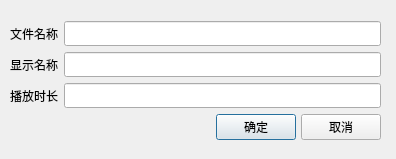
<?xml version="1.0" encoding="UTF-8"?>
<ui version="4.0">
 <class>CAddPlayDlg</class>
 <widget class="QDialog" name="CAddPlayDlg">
  <property name="geometry">
   <rect>
    <x>0</x>
    <y>0</y>
    <width>396</width>
    <height>159</height>
   </rect>
  </property>
  <property name="windowTitle">
   <string>Dialog</string>
  </property>
  <widget class="QWidget" name="mainWidget" native="true">
   <property name="geometry">
    <rect>
     <x>10</x>
     <y>10</y>
     <width>371</width>
     <height>141</height>
    </rect>
   </property>
   <layout class="QGridLayout" name="gridLayout">
    <item row="0" column="0">
     <layout class="QVBoxLayout" name="verticalLayout">
      <item>
       <layout class="QHBoxLayout" name="horizontalLayout_2">
        <property name="spacing">
         <number>6</number>
        </property>
        <item>
         <widget class="QLabel" name="fileNameLabel">
          <property name="text">
           <string>文件名称</string>
          </property>
         </widget>
        </item>
        <item>
         <widget class="QLineEdit" name="fileNameEdit">
          <property name="minimumSize">
           <size>
            <width>0</width>
            <height>25</height>
           </size>
          </property>
          <property name="maximumSize">
           <size>
            <width>16777215</width>
            <height>25</height>
           </size>
          </property>
         </widget>
        </item>
       </layout>
      </item>
      <item>
       <layout class="QHBoxLayout" name="horizontalLayout_3">
        <property name="spacing">
         <number>6</number>
        </property>
        <item>
         <widget class="QLabel" name="displayNameLabel">
          <property name="text">
           <string>显示名称</string>
          </property>
         </widget>
        </item>
        <item>
         <widget class="QLineEdit" name="displayNameEdit">
          <property name="minimumSize">
           <size>
            <width>0</width>
            <height>25</height>
           </size>
          </property>
          <property name="maximumSize">
           <size>
            <width>16777215</width>
            <height>25</height>
           </size>
          </property>
         </widget>
        </item>
       </layout>
      </item>
      <item>
       <layout class="QHBoxLayout" name="horizontalLayout_4">
        <item>
         <widget class="QLabel" name="playTimeLabel">
          <property name="text">
           <string>播放时长</string>
          </property>
         </widget>
        </item>
        <item>
         <widget class="QLineEdit" name="playTimeEdit">
          <property name="minimumSize">
           <size>
            <width>0</width>
            <height>25</height>
           </size>
          </property>
          <property name="maximumSize">
           <size>
            <width>16777215</width>
            <height>25</height>
           </size>
          </property>
         </widget>
        </item>
       </layout>
      </item>
      <item>
       <layout class="QHBoxLayout" name="horizontalLayout">
        <property name="spacing">
         <number>5</number>
        </property>
        <item>
         <spacer name="horizontalSpacer">
          <property name="orientation">
           <enum>Qt::Horizontal</enum>
          </property>
          <property name="sizeHint" stdset="0">
           <size>
            <width>40</width>
            <height>20</height>
           </size>
          </property>
         </spacer>
        </item>
        <item>
         <widget class="QPushButton" name="confirmBtn">
          <property name="text">
           <string>确定</string>
          </property>
         </widget>
        </item>
        <item>
         <widget class="QPushButton" name="quitBtn">
          <property name="text">
           <string>取消</string>
          </property>
         </widget>
        </item>
       </layout>
      </item>
     </layout>
    </item>
   </layout>
  </widget>
 </widget>
 <resources/>
 <connections/>
</ui>
